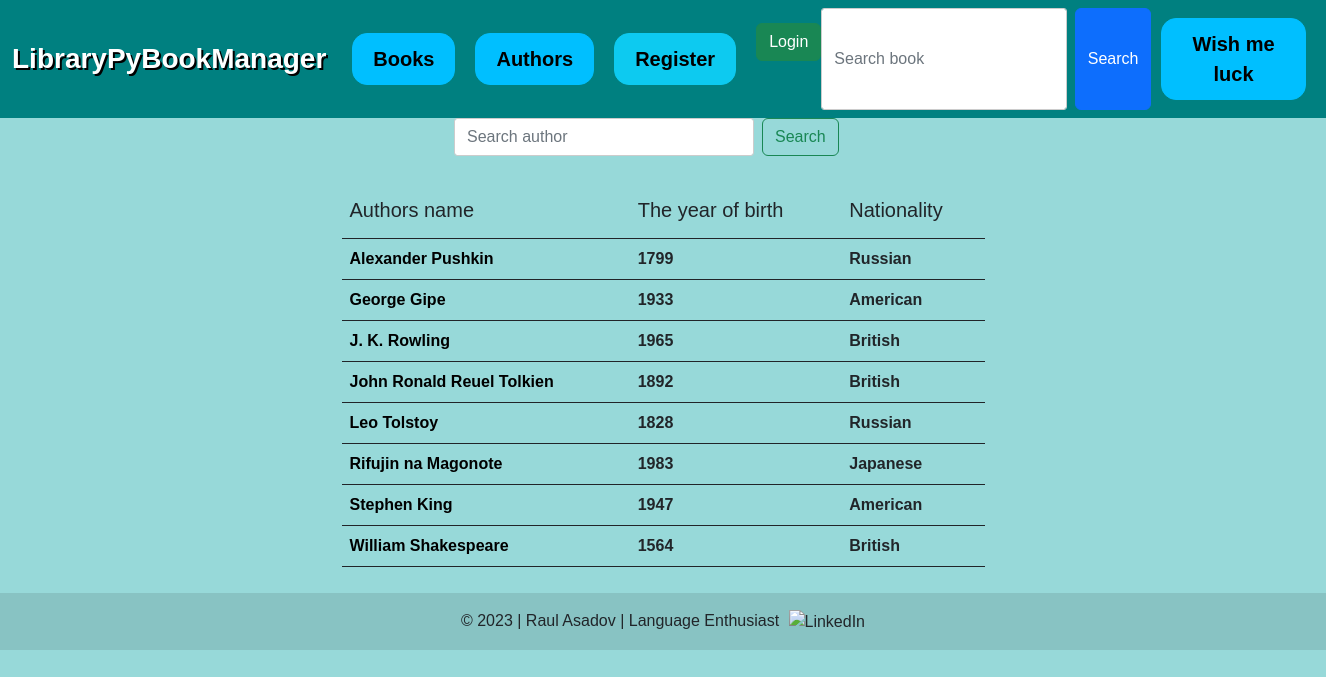
The page /library/authors/ on the database its author committed.
### base/models.py (models this page shows, shortened)
class Author(models.Model):
    name = models.CharField(max_length=100)
    books = models.ManyToManyField('Ebook', related_name='authors', blank=True)
    birth_year = models.IntegerField()  # Author's birth year
    nationality = models.CharField(max_length=64)  # Author's nationality

### base/views.py (the view)
# urls.py: path('authors/', views.display_authors, name='display_authors'),
def display_authors(request):
    if request.method == "POST":
        search = request.POST.get('searchedauthor')
        author_list = Author.objects.filter(name__contains=search)
        authors_dict = {'author_records': author_list}
        return render(request, 'base/authors.html', context=authors_dict)
    elif request.method == "GET":
        author_list = Author.objects.order_by('name')
        authors_dict = {'author_records': author_list}
        return render(request, 'base/authors.html', context=authors_dict)

### base/templates/base/authors.html (shortened to what this page needs)
{% extends 'base/base.html' %}
{% block body_block %}
    <div class="container-fluid">
        <div class="row">
            <form class="d-flex col-md-4 offset-md-4" role="search" method="post">
                <input class="form-control me-2" type="search" placeholder="Search author" aria-label="Search" name="searchedauthor">
                <button class="btn btn-outline-success" type="submit">Search</button>
            </form>
        </div>
    </div>
    <br>
    <div class="center">
        {% if author_records %}
            <table class="table border-dark table-hover background-table">
                <thead>
                    <th scope="col"><h5>Authors name</h5></th>
                    <th scope="col"><h5>The year of birth</h5></th>
                    <th scope="col"><h5>Nationality</h5></th>
                </thead>
                <tbody>
                {% for author in author_records %}
                    <tr>
                        <td><b><a href="{% url 'base:author_profile' author.name %}">{{ author.name }}</a></b></td>
                        <td><b>{{ author.birth_year }}</b></td>
                        <td><b>{{ author.nationality }}</b></td>
                    </tr>
                {% endfor %}
                </tbody>
            </table>
        {% else %}
        <p>No authors are currently in the database</p>
        {% endif %}
    </div>
{% endblock %}

### static/css/styles.css (style rules this page uses)
html { height: 100%; }
body { min-height: 100%; font-family: sans-serif; padding: 0px; padding-bottom: 60px; background-color: #97d9d9; }
a { text-decoration: none; color: black; }
.center { margin: auto; width: 50%; padding: 10px; }
.form-control { width: 300px; background-color: #fff; border: 1px solid #ccc; border-radius: 3px; }

### rows shown on the page
Author: name "Alexander Pushkin", birth_year "1799", nationality "Russian"
Author: name "George Gipe", birth_year "1933", nationality "American"
Author: name "J. K. Rowling", birth_year "1965", nationality "British"
Author: name "John Ronald Reuel Tolkien", birth_year "1892", nationality "British"
Author: name "Leo Tolstoy", birth_year "1828", nationality "Russian"
Author: name "Rifujin na Magonote", birth_year "1983", nationality "Japanese"
Author: name "Stephen King", birth_year "1947", nationality "American"
Author: name "William Shakespeare", birth_year "1564", nationality "British"
